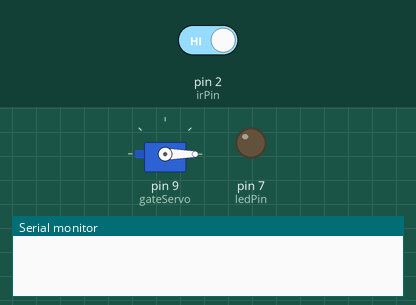
Bench run of a sketch on a simulated Arduino Uno, built with avr-gcc and run on an emulated ATmega328P. Parts: servo, output pins drawn as LEDs (lit = HIGH), the last lines printed to the serial monitor. The test bench sets the inputs (shaded band); at power-on: pin 2 (irPin) HIGH.

Above: at 1.2 s.
1.3 s: pin 2 (irPin) driven LOW
At 1.7 s:
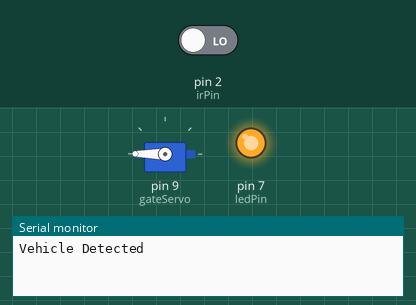
2.8 s: pin 2 (irPin) driven HIGH
At 4.8 s:
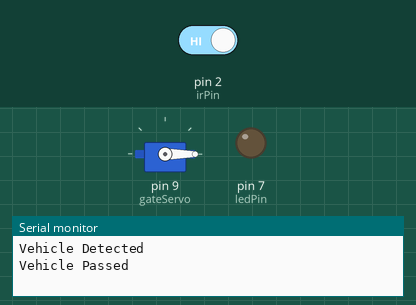
Timing chart, 0 to 6.3 s (numbered marks = the images above; inputs shaded):
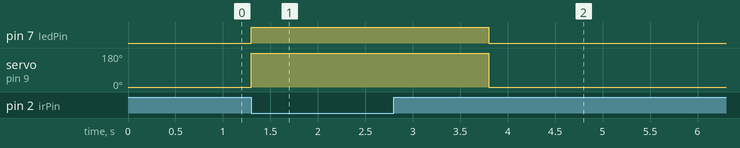

Measured:
- after the input at 1.3 s, pin 7 (ledPin): LOW → HIGH at once; servo on pin 9 (gateServo): 0° → 180° at once
- after the input at 2.8 s, pin 7 (ledPin): HIGH → LOW after 1.0 s; servo on pin 9 (gateServo): 180° → 0° after 1.0 s

The sketch:

try2.ino
```cpp
#include <Servo.h>

Servo gateServo;

const int irPin = 2;
const int ledPin = 7;

bool gateOpen = false;

void setup() {
  pinMode(irPin, INPUT);
  pinMode(ledPin, OUTPUT);

  gateServo.attach(9);
  gateServo.write(0);      // Gate Closed

  Serial.begin(9600);
}

void loop() {

  int sensor = digitalRead(irPin);

  // Vehicle detected
  if (sensor == LOW && !gateOpen) {

    Serial.println("Vehicle Detected");
    gateServo.write(180);
    digitalWrite(ledPin, HIGH);

    gateOpen = true;
  }

  // Vehicle has left
  if (sensor == HIGH && gateOpen) {

    delay(1000);   // Wait 1 second

    // Check again to avoid false detection
    if (digitalRead(irPin) == HIGH) {

      Serial.println("Vehicle Passed");

      gateServo.write(0);
      digitalWrite(ledPin, LOW);

      gateOpen = false;
    }
  }
}
```
